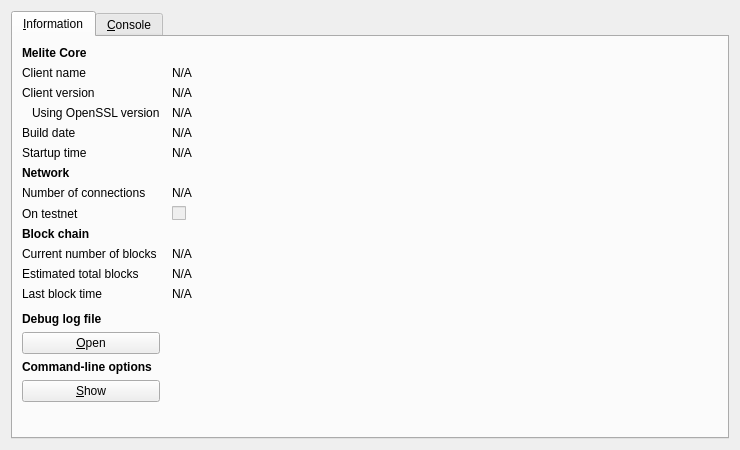
<?xml version="1.0" encoding="UTF-8"?>
<ui version="4.0">
 <class>RPCConsole</class>
 <widget class="QDialog" name="RPCConsole">
  <property name="geometry">
   <rect>
    <x>0</x>
    <y>0</y>
    <width>740</width>
    <height>450</height>
   </rect>
  </property>
  <property name="windowTitle">
   <string>Melite - Debug window</string>
  </property>
  <layout class="QVBoxLayout" name="verticalLayout_2">
   <item>
    <widget class="QTabWidget" name="tabWidget">
     <property name="currentIndex">
      <number>0</number>
     </property>
     <widget class="QWidget" name="tab_info">
      <attribute name="title">
       <string>&amp;Information</string>
      </attribute>
      <layout class="QGridLayout" name="gridLayout" columnstretch="0,1">
       <property name="horizontalSpacing">
        <number>12</number>
       </property>
       <item row="0" column="0">
        <widget class="QLabel" name="label_9">
         <property name="font">
          <font>
           <weight>75</weight>
           <bold>true</bold>
          </font>
         </property>
         <property name="text">
          <string>Melite Core</string>
         </property>
        </widget>
       </item>
       <item row="1" column="0">
        <widget class="QLabel" name="label_5">
         <property name="text">
          <string>Client name</string>
         </property>
        </widget>
       </item>
       <item row="1" column="1">
        <widget class="QLabel" name="clientName">
         <property name="cursor">
          <cursorShape>IBeamCursor</cursorShape>
         </property>
         <property name="text">
          <string>N/A</string>
         </property>
         <property name="textFormat">
          <enum>Qt::PlainText</enum>
         </property>
         <property name="textInteractionFlags">
          <set>Qt::LinksAccessibleByMouse|Qt::TextSelectableByKeyboard|Qt::TextSelectableByMouse</set>
         </property>
        </widget>
       </item>
       <item row="2" column="0">
        <widget class="QLabel" name="label_6">
         <property name="text">
          <string>Client version</string>
         </property>
        </widget>
       </item>
       <item row="2" column="1">
        <widget class="QLabel" name="clientVersion">
         <property name="cursor">
          <cursorShape>IBeamCursor</cursorShape>
         </property>
         <property name="text">
          <string>N/A</string>
         </property>
         <property name="textFormat">
          <enum>Qt::PlainText</enum>
         </property>
         <property name="textInteractionFlags">
          <set>Qt::LinksAccessibleByMouse|Qt::TextSelectableByKeyboard|Qt::TextSelectableByMouse</set>
         </property>
        </widget>
       </item>
       <item row="3" column="0">
        <widget class="QLabel" name="label_14">
         <property name="text">
          <string>Using OpenSSL version</string>
         </property>
         <property name="indent">
          <number>10</number>
         </property>
        </widget>
       </item>
       <item row="3" column="1">
        <widget class="QLabel" name="openSSLVersion">
         <property name="cursor">
          <cursorShape>IBeamCursor</cursorShape>
         </property>
         <property name="text">
          <string>N/A</string>
         </property>
         <property name="textFormat">
          <enum>Qt::PlainText</enum>
         </property>
         <property name="textInteractionFlags">
          <set>Qt::LinksAccessibleByMouse|Qt::TextSelectableByKeyboard|Qt::TextSelectableByMouse</set>
         </property>
        </widget>
       </item>
       <item row="4" column="0">
        <widget class="QLabel" name="label_12">
         <property name="text">
          <string>Build date</string>
         </property>
        </widget>
       </item>
       <item row="4" column="1">
        <widget class="QLabel" name="buildDate">
         <property name="cursor">
          <cursorShape>IBeamCursor</cursorShape>
         </property>
         <property name="text">
          <string>N/A</string>
         </property>
         <property name="textFormat">
          <enum>Qt::PlainText</enum>
         </property>
         <property name="textInteractionFlags">
          <set>Qt::LinksAccessibleByMouse|Qt::TextSelectableByKeyboard|Qt::TextSelectableByMouse</set>
         </property>
        </widget>
       </item>
       <item row="5" column="0">
        <widget class="QLabel" name="label_13">
         <property name="text">
          <string>Startup time</string>
         </property>
        </widget>
       </item>
       <item row="5" column="1">
        <widget class="QLabel" name="startupTime">
         <property name="cursor">
          <cursorShape>IBeamCursor</cursorShape>
         </property>
         <property name="text">
          <string>N/A</string>
         </property>
         <property name="textFormat">
          <enum>Qt::PlainText</enum>
         </property>
         <property name="textInteractionFlags">
          <set>Qt::LinksAccessibleByMouse|Qt::TextSelectableByKeyboard|Qt::TextSelectableByMouse</set>
         </property>
        </widget>
       </item>
       <item row="6" column="0">
        <widget class="QLabel" name="label_11">
         <property name="font">
          <font>
           <weight>75</weight>
           <bold>true</bold>
          </font>
         </property>
         <property name="text">
          <string>Network</string>
         </property>
        </widget>
       </item>
       <item row="7" column="0">
        <widget class="QLabel" name="label_7">
         <property name="text">
          <string>Number of connections</string>
         </property>
        </widget>
       </item>
       <item row="7" column="1">
        <widget class="QLabel" name="numberOfConnections">
         <property name="cursor">
          <cursorShape>IBeamCursor</cursorShape>
         </property>
         <property name="text">
          <string>N/A</string>
         </property>
         <property name="textFormat">
          <enum>Qt::PlainText</enum>
         </property>
         <property name="textInteractionFlags">
          <set>Qt::LinksAccessibleByMouse|Qt::TextSelectableByKeyboard|Qt::TextSelectableByMouse</set>
         </property>
        </widget>
       </item>
       <item row="8" column="0">
        <widget class="QLabel" name="label_8">
         <property name="text">
          <string>On testnet</string>
         </property>
        </widget>
       </item>
       <item row="8" column="1">
        <widget class="QCheckBox" name="isTestNet">
         <property name="enabled">
          <bool>false</bool>
         </property>
         <property name="text">
          <string/>
         </property>
        </widget>
       </item>
       <item row="9" column="0">
        <widget class="QLabel" name="label_10">
         <property name="font">
          <font>
           <weight>75</weight>
           <bold>true</bold>
          </font>
         </property>
         <property name="text">
          <string>Block chain</string>
         </property>
        </widget>
       </item>
       <item row="10" column="0">
        <widget class="QLabel" name="label_3">
         <property name="text">
          <string>Current number of blocks</string>
         </property>
        </widget>
       </item>
       <item row="10" column="1">
        <widget class="QLabel" name="numberOfBlocks">
         <property name="cursor">
          <cursorShape>IBeamCursor</cursorShape>
         </property>
         <property name="text">
          <string>N/A</string>
         </property>
         <property name="textFormat">
          <enum>Qt::PlainText</enum>
         </property>
         <property name="textInteractionFlags">
          <set>Qt::LinksAccessibleByMouse|Qt::TextSelectableByKeyboard|Qt::TextSelectableByMouse</set>
         </property>
        </widget>
       </item>
       <item row="11" column="0">
        <widget class="QLabel" name="label_4">
         <property name="text">
          <string>Estimated total blocks</string>
         </property>
        </widget>
       </item>
       <item row="11" column="1">
        <widget class="QLabel" name="totalBlocks">
         <property name="cursor">
          <cursorShape>IBeamCursor</cursorShape>
         </property>
         <property name="text">
          <string>N/A</string>
         </property>
         <property name="textFormat">
          <enum>Qt::PlainText</enum>
         </property>
         <property name="textInteractionFlags">
          <set>Qt::LinksAccessibleByMouse|Qt::TextSelectableByKeyboard|Qt::TextSelectableByMouse</set>
         </property>
        </widget>
       </item>
       <item row="12" column="0">
        <widget class="QLabel" name="label_2">
         <property name="text">
          <string>Last block time</string>
         </property>
        </widget>
       </item>
       <item row="12" column="1">
        <widget class="QLabel" name="lastBlockTime">
         <property name="cursor">
          <cursorShape>IBeamCursor</cursorShape>
         </property>
         <property name="text">
          <string>N/A</string>
         </property>
         <property name="textFormat">
          <enum>Qt::PlainText</enum>
         </property>
         <property name="textInteractionFlags">
          <set>Qt::LinksAccessibleByMouse|Qt::TextSelectableByKeyboard|Qt::TextSelectableByMouse</set>
         </property>
        </widget>
       </item>
       <item row="13" column="0">
        <spacer name="verticalSpacer_2">
         <property name="orientation">
          <enum>Qt::Vertical</enum>
         </property>
         <property name="sizeHint" stdset="0">
          <size>
           <width>20</width>
           <height>20</height>
          </size>
         </property>
        </spacer>
       </item>
       <item row="14" column="0">
        <widget class="QLabel" name="labelDebugLogfile">
         <property name="font">
          <font>
           <weight>75</weight>
           <bold>true</bold>
          </font>
         </property>
         <property name="text">
          <string>Debug log file</string>
         </property>
        </widget>
       </item>
       <item row="15" column="0">
        <widget class="QPushButton" name="openDebugLogfileButton">
         <property name="toolTip">
          <string>Open the Melite debug log file from the current data directory. This can take a few seconds for large log files.</string>
         </property>
         <property name="text">
          <string>&amp;Open</string>
         </property>
         <property name="autoDefault">
          <bool>false</bool>
         </property>
        </widget>
       </item>
       <item row="16" column="0">
        <widget class="QLabel" name="labelCLOptions">
         <property name="font">
          <font>
           <weight>75</weight>
           <bold>true</bold>
          </font>
         </property>
         <property name="text">
          <string>Command-line options</string>
         </property>
        </widget>
       </item>
       <item row="17" column="0">
        <widget class="QPushButton" name="showCLOptionsButton">
         <property name="toolTip">
          <string>Show the Melite-Qt help message to get a list with possible Melite command-line options.</string>
         </property>
         <property name="text">
          <string>&amp;Show</string>
         </property>
         <property name="autoDefault">
          <bool>false</bool>
         </property>
        </widget>
       </item>
       <item row="18" column="0">
        <spacer name="verticalSpacer">
         <property name="orientation">
          <enum>Qt::Vertical</enum>
         </property>
         <property name="sizeHint" stdset="0">
          <size>
           <width>20</width>
           <height>40</height>
          </size>
         </property>
        </spacer>
       </item>
      </layout>
     </widget>
     <widget class="QWidget" name="tab_console">
      <attribute name="title">
       <string>&amp;Console</string>
      </attribute>
      <layout class="QVBoxLayout" name="verticalLayout_3">
       <property name="spacing">
        <number>3</number>
       </property>
       <item>
        <widget class="QTextEdit" name="messagesWidget">
         <property name="minimumSize">
          <size>
           <width>0</width>
           <height>100</height>
          </size>
         </property>
         <property name="readOnly">
          <bool>true</bool>
         </property>
         <property name="tabKeyNavigation" stdset="0">
          <bool>false</bool>
         </property>
         <property name="columnCount" stdset="0">
          <number>2</number>
         </property>
        </widget>
       </item>
       <item>
        <layout class="QHBoxLayout" name="horizontalLayout">
         <property name="spacing">
          <number>3</number>
         </property>
         <item>
          <widget class="QLabel" name="label">
           <property name="text">
            <string notr="true">&gt;</string>
           </property>
          </widget>
         </item>
         <item>
          <widget class="QLineEdit" name="lineEdit"/>
         </item>
         <item>
          <widget class="QPushButton" name="clearButton">
           <property name="maximumSize">
            <size>
             <width>24</width>
             <height>24</height>
            </size>
           </property>
           <property name="toolTip">
            <string>Clear console</string>
           </property>
           <property name="text">
            <string/>
           </property>
           <property name="icon">
            <iconset resource="../bitcoin.qrc">
             <normaloff>:/icons/remove</normaloff>:/icons/remove</iconset>
           </property>
           <property name="shortcut">
            <string notr="true">Ctrl+L</string>
           </property>
           <property name="autoDefault">
            <bool>false</bool>
           </property>
          </widget>
         </item>
        </layout>
       </item>
      </layout>
     </widget>
    </widget>
   </item>
  </layout>
 </widget>
 <resources>
  <include location="../bitcoin.qrc"/>
 </resources>
 <connections/>
</ui>
